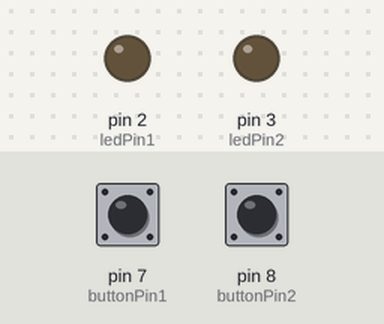
A sketch run on a simulated Arduino Uno, built with avr-gcc and run on an emulated ATmega328P. On the bench: output pins drawn as LEDs (lit = HIGH). Inputs (shaded band) come from the test bench; at power-on: pin 7 (buttonPin1) HIGH, pin 8 (buttonPin2) HIGH. No radio packets arrive unless stated.

Above: at 1.2 s.
1.3 s: pin 7 (buttonPin1) pulled LOW for 0.15 s
At 1.45 s:
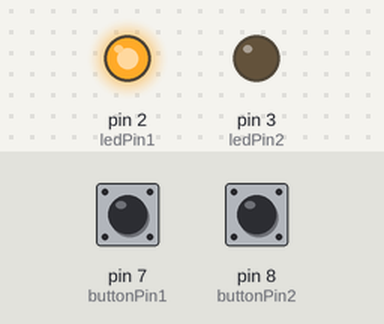
3.0 s: pin 8 (buttonPin2) pulled LOW for 0.15 s
At 3.15 s:
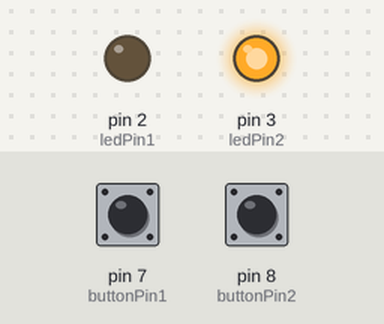
4.7 s: pin 8 (buttonPin2) pulled LOW for 3.2 s
At 9.1 s:
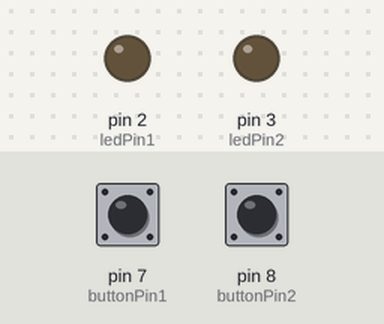
9.4 s: pin 7 (buttonPin1) pulled LOW for 3.2 s
At 10.5 s:
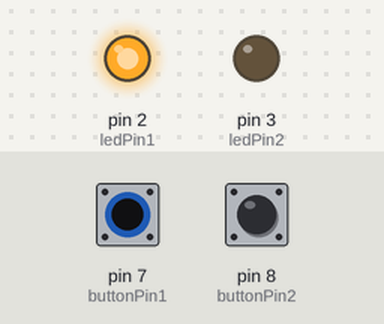
14.1 s: pin 7 (buttonPin1) driven LOW and pin 8 (buttonPin2) driven LOW
At 15.1 s:
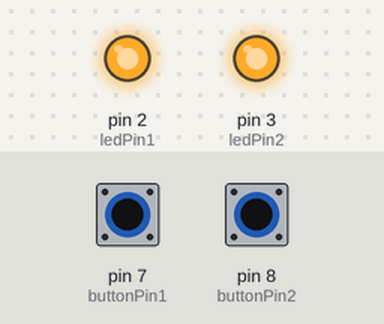
Timing chart, 0 to 16.7 s (numbered marks = the images above; inputs shaded):
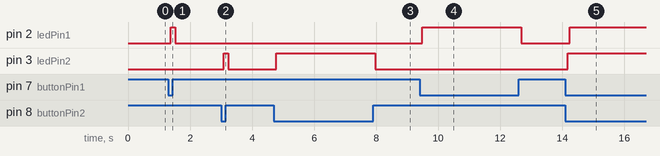

The sketch:

transmitter_uno.ino
```cpp
#include <VirtualWire.h>

const int buttonPin1 = 7;
const int buttonPin2 = 8;

const int ledPin1 = 2;
const int ledPin2 = 3;

const int rfTxPin = 12;

int lastStableState1 = HIGH;
int lastStableState2 = HIGH;

int lastReading1 = HIGH;
int lastReading2 = HIGH;

int lastSentState1 = HIGH;
int lastSentState2 = HIGH;

unsigned long lastDebounceTime1 = 0;
unsigned long lastDebounceTime2 = 0;

const unsigned long debounceDelay = 80;

void setup()
{
  pinMode(buttonPin1, INPUT_PULLUP);
  pinMode(buttonPin2, INPUT_PULLUP);

  pinMode(ledPin1, OUTPUT);
  pinMode(ledPin2, OUTPUT);

  vw_set_ptt_inverted(true);
  vw_set_tx_pin(rfTxPin);
  vw_setup(4000);
}

void loop()
{
  handleButton(buttonPin1, ledPin1, lastStableState1, lastReading1, lastSentState1, lastDebounceTime1, 'a');
  handleButton(buttonPin2, ledPin2, lastStableState2, lastReading2, lastSentState2, lastDebounceTime2, 'd');
}

void handleButton(
  int buttonPin,
  int ledPin,
  int &lastStableState,
  int &lastReading,
  int &lastSentState,
  unsigned long &lastDebounceTime,
  char player
) {
  int reading = digitalRead(buttonPin);

  if (reading != lastReading)
  {
    lastDebounceTime = millis();
    lastReading = reading;
  }

  if (millis() - lastDebounceTime >= debounceDelay)
  {
    if (reading != lastStableState)
    {
      lastStableState = reading;
    }

    if (lastStableState != lastSentState)
    {
      lastSentState = lastStableState;

      if (lastStableState == LOW)
      {
        digitalWrite(ledPin, HIGH);
        sendLeonardo(player, '1');
      }
      else
      {
        digitalWrite(ledPin, LOW);
        sendLeonardo(player, '0');
      }
    }
  }
}

void sendLeonardo(char player, char state)
{
  char message[3];

  message[0] = player;
  message[1] = state;
  message[2] = '\0';

  vw_send((uint8_t *)message, strlen(message));
  vw_wait_tx();
}
```

Measured:
- after the input at 1.3 s, pin 2 (ledPin1): LOW → HIGH after 0.08 s, → LOW 0.15 s later
- after the input at 3.0 s, pin 3 (ledPin2): LOW → HIGH after 0.08 s, → LOW 0.15 s later
- after the input at 4.7 s, pin 3 (ledPin2): LOW → HIGH after 0.08 s, → LOW 3.2 s later
- after the input at 9.4 s, pin 2 (ledPin1): LOW → HIGH after 0.08 s, → LOW 3.2 s later
- after the input at 14.1 s, pin 2 (ledPin1): LOW → HIGH after 0.14 s; pin 3 (ledPin2): LOW → HIGH after 0.08 s
